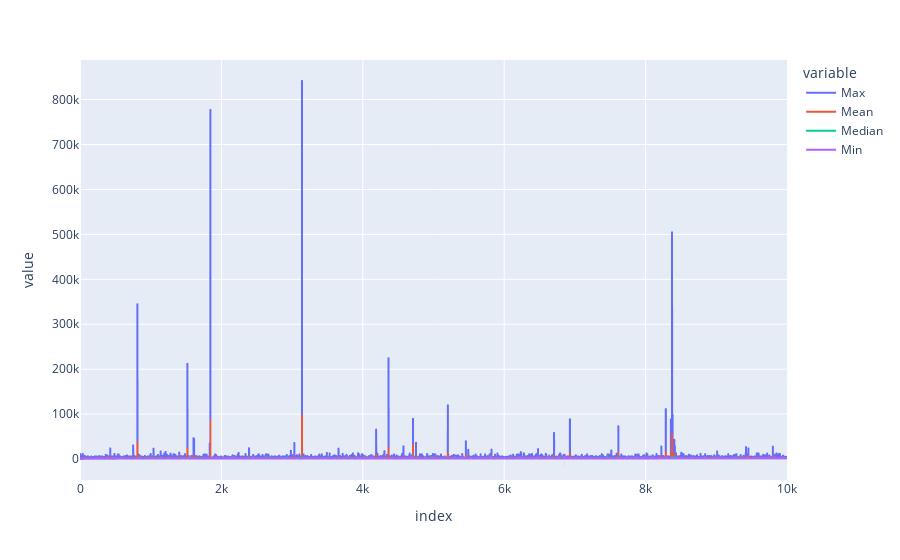

Source (notebook cell):
### Code cell
def decomposition(N):
    co = 0
    x = N/2
    while x >=1:
        co +=1
        x /= 2
    reste = N-2**co
    return co, reste

# out = decomposition(10)
# print(out)

T = pd.DataFrame()

s = 10000

for n in range(s+1):
    r = {}
    for e in range(10):
        t0 = time.perf_counter_ns()
        decomposition(n)
        t1 = time.perf_counter_ns()
        r[str(e)] = [t1-t0]
        del(t0, t1)
    r = pd.DataFrame.from_dict(r, orient='columns')
    T =  pd.concat(objs=[T, pd.DataFrame.from_dict({'Max': r.max(axis=1),
                                                    'Mean': r.mean(axis=1),
                                                    'Median': r.median(axis=1),
                                                    'Min': r.min(axis=1)})],
                   ignore_index=True)
    del(r)

graph = px.line(data_frame=T)
graph.show()

T

### Figure 1 — Plotly figure (JSON) as saved in the notebook; plotly's stock layout.template omitted (floating-point values rounded to 4 significant figures; data arrays with more than 128 entries replaced by an {"elided": "..."} marker saying what was removed)
{"data": [{"hovertemplate": "variable=Max<br>index=%{x}<br>value=%{y}<extra></extra>", "legendgroup": "Max", "line": {"color": "#636efa", "dash": "solid"}, "marker": {"symbol": "circle"}, "mode": "lines", "name": "Max", "showlegend": true, "type": "scattergl", "x": {"elided": "10001 int values"}, "xaxis": "x", "y": {"elided": "10001 int values"}, "yaxis": "y"}, {"hovertemplate": "variable=Mean<br>index=%{x}<br>value=%{y}<extra></extra>", "legendgroup": "Mean", "line": {"color": "#EF553B", "dash": "solid"}, "marker": {"symbol": "circle"}, "mode": "lines", "name": "Mean", "showlegend": true, "type": "scattergl", "x": {"elided": "10001 int values"}, "xaxis": "x", "y": {"elided": "10001 int values"}, "yaxis": "y"}, {"hovertemplate": "variable=Median<br>index=%{x}<br>value=%{y}<extra></extra>", "legendgroup": "Median", "line": {"color": "#00cc96", "dash": "solid"}, "marker": {"symbol": "circle"}, "mode": "lines", "name": "Median", "showlegend": true, "type": "scattergl", "x": {"elided": "10001 int values"}, "xaxis": "x", "y": {"elided": "10001 int values"}, "yaxis": "y"}, {"hovertemplate": "variable=Min<br>index=%{x}<br>value=%{y}<extra></extra>", "legendgroup": "Min", "line": {"color": "#ab63fa", "dash": "solid"}, "marker": {"symbol": "circle"}, "mode": "lines", "name": "Min", "showlegend": true, "type": "scattergl", "x": {"elided": "10001 int values"}, "xaxis": "x", "y": {"elided": "10001 int values"}, "yaxis": "y"}], "layout": {"legend": {"title": {"text": "variable"}, "tracegroupgap": 0}, "margin": {"t": 60}, "xaxis": {"anchor": "y", "domain": [0, 1], "title": {"text": "index"}}, "yaxis": {"anchor": "x", "domain": [0, 1], "title": {"text": "value"}}}}
